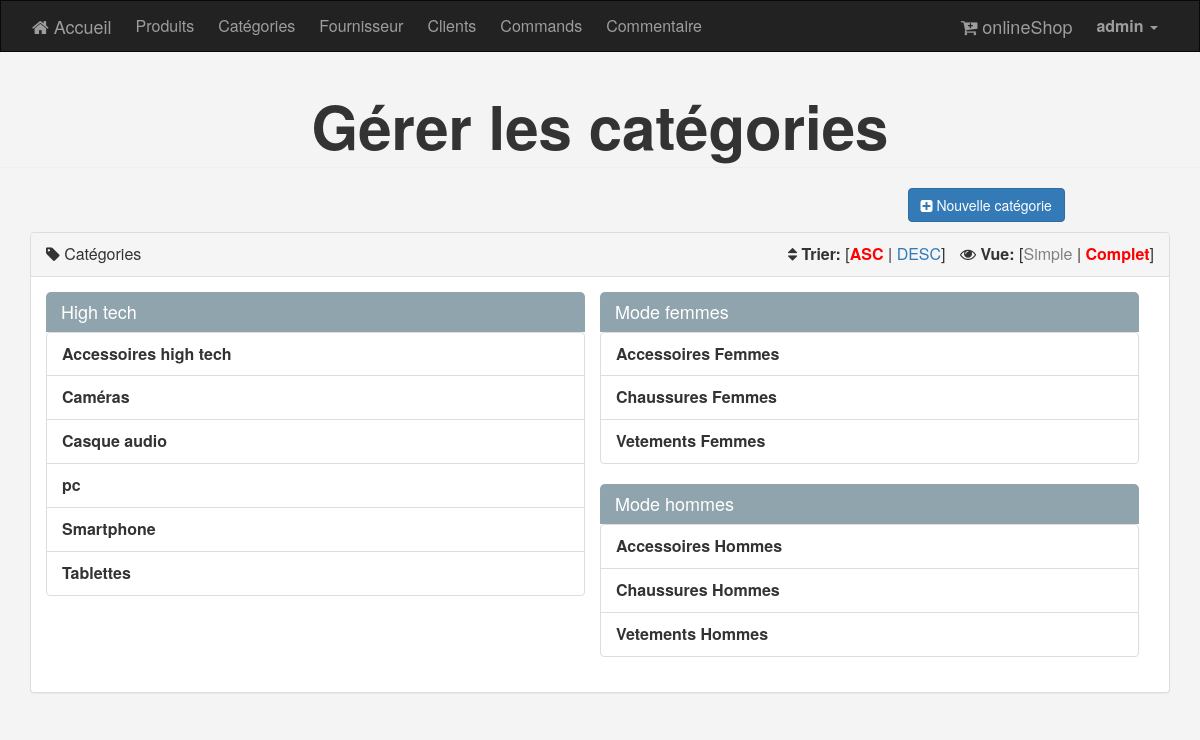
Screenshot of /admin/Categories.php (signed in) with the database file from the repository.
### tables this page shows
CREATE TABLE Famille (
  familleID   INT PRIMARY KEY NOT NULL AUTO_INCREMENT,
  familleName VARCHAR(255)    NOT NULL
);

CREATE TABLE Categorie (
  CatID     INT PRIMARY KEY NOT NULL AUTO_INCREMENT,
  familleID INT             NOT NULL,
  CONSTRAINT fk_familleID FOREIGN KEY (familleID) REFERENCES Famille (familleID)
    ON UPDATE NO ACTION
    ON DELETE NO ACTION,
  catName   VARCHAR(255)    NOT NULL
);

### admin/includes/functions/functions.php (called while the page is built, shortened)
<?php
function select($rqt)
{
    global $con;
    $stmt = $con->prepare($rqt);
    $stmt->execute();
    return $stmt->fetchAll();
}
    ?>

### admin/Categories.php (the view, shortened to what this page needs)
<?php
if (isset($_SESSION['Username'])) {
    include 'init.php';
    $do = (isset($_GET['do']) ? $_GET['do'] : 'manage');
    if ($do == 'manage') {
        ?>
        <h1 class="text-center page-header pageTitle">Gérer les catégories</h1>
        <div class="container">
            <div class="row">
                <div class="col-md-3 pull-right">
                    <button type="button" class="btn btn-primary " data-toggle="modal" data-target="#contact_dialog">
                        <i class="fa fa-plus-square"></i> Nouvelle catégorie
                    </button>
                </div>
            </div>
        </div>
        <div class="container">
                                                <?php
                                                $rqt = "SELECT * FROM Famille;";
                                                $rows = select($rqt);
                                                ?>
            <?php
            $sort = 'asc';
            $rqt = "SELECT * FROM famille ORDER BY familleName $sort;";
            $fRows = select($rqt);
            ?>
            <div class="panel panel-default categories">
                <div class="panel-heading"><i class="fa fa-tag"></i> Catégories
                    <div CLASS="pull-right  ">
                        <div class="option">
                            <span class="strog"><i class="fa fa-sort"></i> Trier: </span>
                            [<a class="opt <?= ($sort == 'asc') ? 'choisi' : ''; ?>" href="?sort=asc">ASC</a>
                            <span>|</span>
                            <a class="<?= ($sort == 'desc') ? 'choisi' : ''; ?>" href="?sort=desc">DESC</a>]
                            <span class="strog"><i class="fa fa-eye"></i> Vue: </span>
                            [<span class="opt " data-view="simple">Simple</span>
                            <span>|</span>
                            <span class="opt choisi" data-view="complet">Complet</span>]
                        </div>
                    </div>
                </div>
                <div class="panel-body">
                    <?php foreach ($fRows as $frow) { ?>
                        <div class="list-group cat col-md-6">
                            <h4 class="famille-name"> <?= $frow['familleName']; ?> </h4>
                            <div class="sub-cat">
                                <?php
                                $rqt = "SELECT * FROM categorie WHERE familleID={$frow['familleID']} ORDER BY catName $sort;";
                                $cRows = select($rqt);
                                foreach ($cRows as $crow) {
                                    ?>
                                    <div class="list-group-item">
                                        <div class="form-group">
                                            <label> <?= $crow['catName']; ?></label>
                                        </div>
                                    </div>
                                    <?php
                                }
                                ?>
                            </div>
                        </div>
                    <?php } ?>
                </div>
            </div>
        </div>
        <?php
    }
    include $tpl . 'footer.php';
} else {
    header('location: index.php');
    exit();
}
?>

### admin/layout/css/backend.css (style rules this page uses)
html { position: relative; min-height: 100%; }
.pageTitle { font-size: 45pt; font-weight: bold; }
.famille-name { background-color: #90A4AE; margin: 0; padding: 10px 0 10px 15px; color: white; border-top-left-radius: 5px; border-top-right-radius: 5px; }
.cat .list-group-item { position: relative; overflow: hidden; }
.option .strog { font-weight: bold; padding-left: 10px; }
.choisi { color: red !important; font-weight: bold; }
.option a { text-decoration: none; }
.option .opt { cursor: pointer; color: gray; }
.list-group-item .form-group label { margin: 0; }
.list-group-item .form-group { margin: 0; }
.panel-body .list-group h4 { cursor: pointer; }

### rows the page displays
famille: familleName "High tech"
categorie: catName "Accessoires high tech"
categorie: catName "Caméras"
categorie: catName "Casque audio"
categorie: catName "pc"
categorie: catName "Smartphone"
categorie: catName "Tablettes"
famille: familleName "Mode femmes"
categorie: catName "Accessoires Femmes"
categorie: catName "Chaussures Femmes"
categorie: catName "Vetements Femmes"
famille: familleName "Mode hommes"
categorie: catName "Accessoires Hommes"
categorie: catName "Chaussures Hommes"
categorie: catName "Vetements Hommes"

### other values shown
$_SESSION['Username'] "admin"
